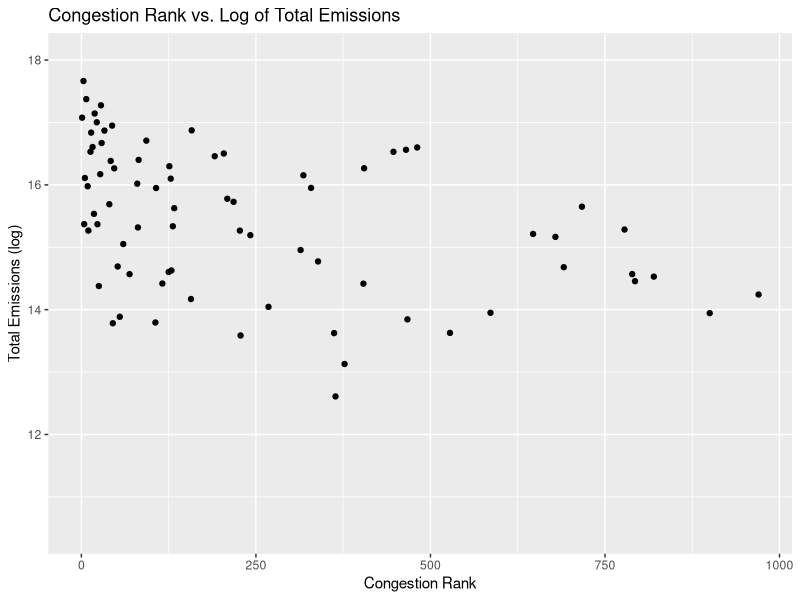
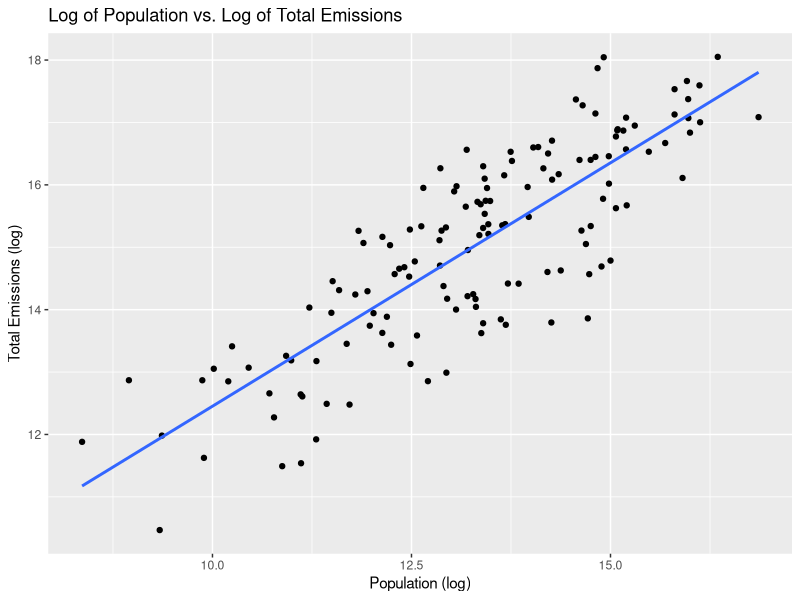
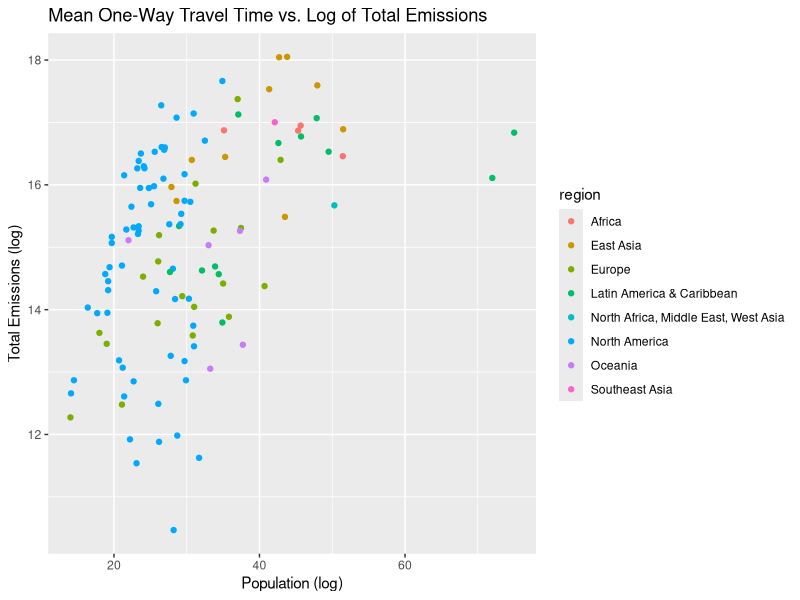
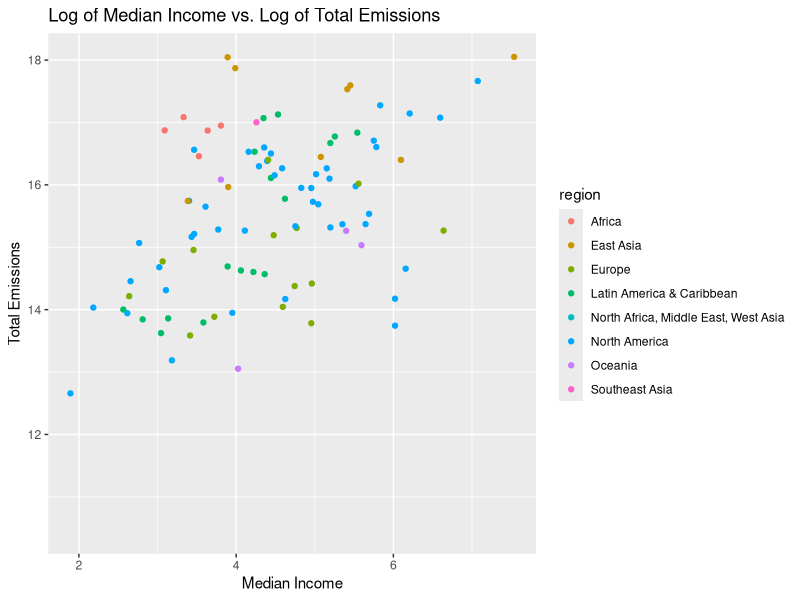

These charts were generated, in order, by the following R code: (Note: this script raises an error after producing the figures.)
library(tidyverse)
library(readxl)
library(class)
#-----------------
#READ DATA FROM FILE
#-----------------
dataset <- read_excel("D_FINAL.xlsx")

# ----------------
#DATA TIDYING
#-----------------
# This line removes all unnecessary columns. This is a very large dataset, 
# so we have many columns to remove. We are removing columns by index to 
# avoid having an impractically large command
correct_dataset_columns <- dataset[c(14, 23, 24, 27:32, 34, 40, 50, 63, 
                                     92, 100,103, 111,120, 136, 137)]



# There are a lot of nasty column names such as 
# 'Congestion rank (INRIX) [dimensionless]' that should be renamed to things like   
# 'congestion rank' instead. This renames each of those column names to something
# easier to work with
colnames(correct_dataset_columns) <- c(
  'scope 1 emissions', 
  'scope 2 emissions','total emissions',
  's1 lower bound',
  's1 upper bound', 's1 mean', 'tot lower bound',
  'tot upper bound', 'tot mean',
  'co2 emissions per capita', 'region', 'population',
  'city area km',
  'ngdp',
  'energy per person co2', 'center of commerce index',
  'mean one-way travel time',
  'congestion rank',
  'social cohesion rank', 'technology rank', 
  '')


# Prints the correlation between 'total emissions' and all other columns
# between 0.3 and 0.5 is considered 'moderately correlated. Between 0.5 and 0.7
# is highly correlated, and higher than 0.7 is considered highly correlated.
correlations <- cor(correct_dataset_columns$`total emissions`, "storage.mode<-"(as.matrix(correct_dataset_columns[c(1:ncol(correct_dataset_columns))]), "numeric"), use = "pairwise.complete.obs")
format(correlations)  

# This functions as our logit function that will be used in our logistic 
# regressions for research questions 2 and 3. 
# We create a new column called 'emissions level' to store this new data in
# We take the median of all 'tot mean' values, and we classify all
# values higher than the median as 'high emissions' and all the values lower or 
# equal to the median as 'low emissions'.
# For 'tot mean', we have more NA values than actual values, so we first use
# complete.cases to remove all rows where 'tot mean' is 'NA'
correct_dataset_columns <- correct_dataset_columns[complete.cases(correct_dataset_columns[ , c('tot mean')]), ]
tot_mean_median <- median(correct_dataset_columns$`tot mean`)
nrow(correct_dataset_columns)

high_low_emissions <- c(nrow(correct_dataset_columns))
for (index in 1:nrow(correct_dataset_columns)){
  tot_mean = correct_dataset_columns[index, ]$`tot mean`
  print(tot_mean)
  if (tot_mean > tot_mean_median){
    high_low_emissions[index] <- 1
  }
  else {
    high_low_emissions[index] <- 0
  }
}
correct_dataset_columns$`emissions level` <- high_low_emissions
# We are using the first 40% of our dataset as training data, and the last 60%
# of our dataset as testing data
training_data_length <- floor(nrow(correct_dataset_columns)*0.4)
testing_data_length <- nrow(correct_dataset_columns) - training_data_length
training_data <- head(correct_dataset_columns, training_data_length)
testing_data <- tail(correct_dataset_columns,testing_data_length)


#-----------------
#DATA VISUALIZATION
#-----------------

# Graph congestion rank vs. total emissions 
ggplot(data = correct_dataset_columns) +
  geom_point(mapping = aes(x = `congestion rank`, y = log(`tot mean`))) +
  ggtitle("Congestion Rank vs. Log of Total Emissions") +
  xlab("Congestion Rank") + ylab("Total Emissions (log)")

# Graph population vs. total emissions
ggplot(data = correct_dataset_columns, aes(x = log(population), y = log(`tot mean`))) +
  geom_point() +
  geom_smooth(method = "lm", se = FALSE) +
  ggtitle("Log of Population vs. Log of Total Emissions") +
  xlab("Population (log)") + ylab("Total Emissions (log)")
  

# Graph mean one-way travel time vs. total emissions
ggplot(data = correct_dataset_columns, aes(x=`mean one-way travel time`, y=log(`tot mean`), color=region)) +
  geom_point() + 
  ggtitle("Mean One-Way Travel Time vs. Log of Total Emissions") +
  xlab("Population (log)") + ylab("Total Emissions (log)")

# Graph median income vs. emissions
ggplot(data = correct_dataset_columns) +
  geom_point(mapping = aes(x = log(`ngdp`), y = log(`tot mean`), color=region)) + 
  ggtitle("Log of Median Income vs. Log of Total Emissions") +
  xlab("Median Income") + ylab("Total Emissions")


#-----------------
#RESEARCH QUESTION 1
#-----------------
# First research question: What effect does a city's population have on its total emissions?
# For this, we set up a linear regression mode that use a city's population
# to predict what the city's total pollution level is and a logistic regression
# model to predict whether a city is a 'high emissions' city or a 
# 'low emissions' city 

# Linear regression model
population_model <- lm(log(`tot mean`) ~ population, data=training_data)
population_model
summary(population_model)

# Information regarding the model
attributes(population_model)
population_linear_model$residuals
# NOTE: If your plot window is too small in RStudio, you will get an error
# at this line. To fix this, you just need to drag the end of your plot window
# to make it a bit bigger. 
hist(population_linear_model$residuals)

# prediction
predict(population_linear_model, testing_data) %>% round(1)

# Logistic regression model
population_logistic_model <- glm(`emissions level` ~ `population`, data=training_data, 
                        family="binomial")
summary(population_logistic_model)

# Information regarding the model
attributes(population_logistic_model)
population_logistic_model$residuals
# NOTE: If your plot window is too small in RStudio, you will get an error
# at this line. To fix this, you just need to drag the end of your plot window
# to make it a bit bigger. 
hist(population_logistic_model$residuals)

# prediction
probabilities <- population_logistic_model %>% predict(testing_data, type = "response")
predicted_population_logistic_classes <- ifelse(probabilities > 0.5, 1, 0)
predicted_population_logistic_classes


#-----------------
#RESEARCH QUESTION 2
#-----------------
# Second research question: What effect does congestion have on a city's total emissions?
congestion_model <- glm(`emissions level` ~ `mean one-way travel time`, data=training_data, 
                        family="binomial")
summary(congestion_model)

# Information regarding the model
attributes(congestion_model)
congestion_model$residuals
# NOTE: If your plot window is too small in RStudio, you will get an error
# at this line. To fix this, you just need to drag the end of your plot window
# to make it a bit bigger. 
hist(congestion_model$residuals)

# prediction
probabilities <- congestion_model %>% predict(testing_data, type = "response")
predicted_congestion_classes <- ifelse(probabilities > 0.5, 1, 0)
print(predicted_congestion_classes)


#KNN
# Gets all rows with non-empty mean one-way travel time
knn_training_data <- training_data[complete.cases(training_data[,17]),]
knn_testing_data <- testing_data[complete.cases(testing_data[,17]),]
# Get the emissions level column for training and testing data
training_categories <- knn_training_data[,21]$`emissions level`
testing_categories <- knn_testing_data[,21]$`emissions level`

congestion_knn_model <- knn(knn_training_data[,17], knn_testing_data[,17], training_categories, k=5)
# Generate confusion matrix
tab <- table(congestion_knn_model,testing_categories)
tab



#-----------------
#RESEARCH QUESTION 3
#-----------------
# Third research question: What effect does a city's area have on the city's overall total emissions?
area_model <- glm(`emissions level` ~ `city area km`, data=training_data, 
                        family="binomial")
summary(area_model)

# Information regarding the model
attributes(area_model)
area_model$residuals
# NOTE: If your plot window is too small in RStudio, you will get an error
# at this line. To fix this, you just need to drag the end of your plot window
# to make it a bit bigger. 
hist(area_model$residuals)


# prediction
probabilities <- area_model %>% predict(testing_data, type = "response")
predicted_area_classes <- ifelse(probabilities > 0.5, 1, 0)
print(predicted_area_classes)
